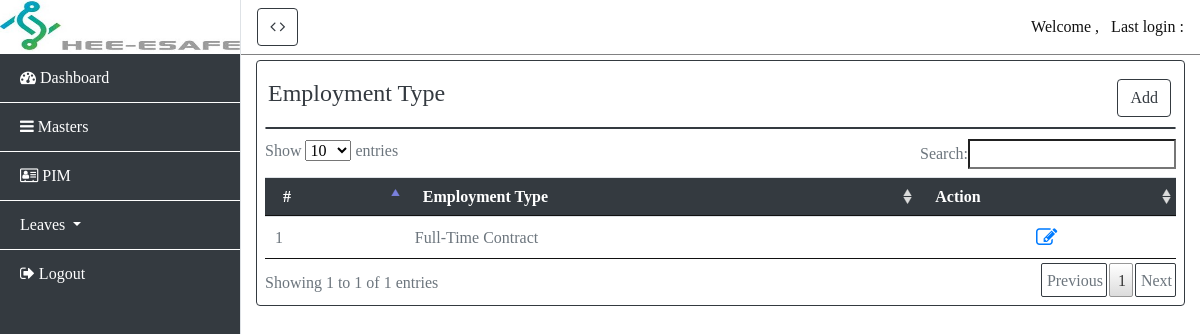
Before: /masters/status/ with the older database file.
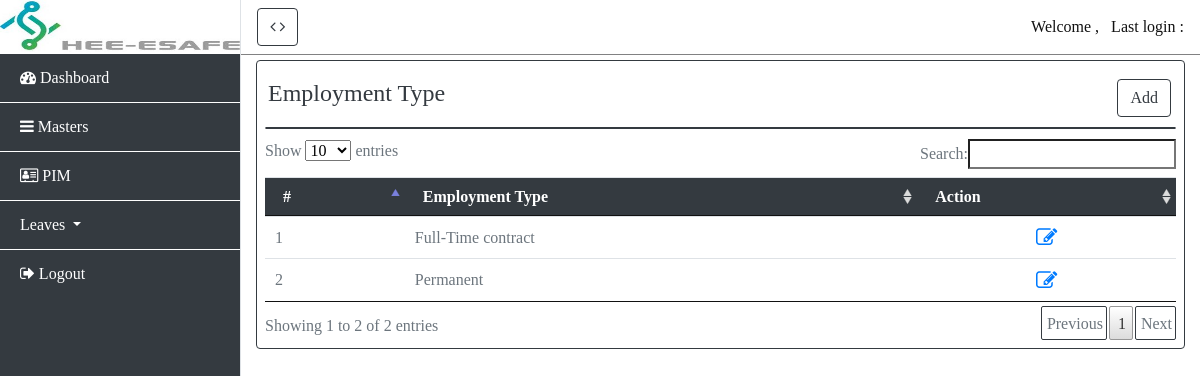
After: the same page with the newer database file.
### masters/models.py (models this page shows, shortened)
class Employmentstatus(models.Model):
    employementstatus = models.CharField(max_length=50)

### masters/views.py (the view)
# urls.py: path('status/', views.employementstatus, name = 'status'),
def employementstatus(request):
    if request.method == 'POST':
        status = Employmentstatus(employementstatus=request.POST['employementstatus'])
        status.save()
        return redirect('status')
    else:
        statuses = Employmentstatus.objects.all().order_by('employementstatus')
    return render(request,'employmentstatus.html',{'title':'status List','statuses':statuses})

### masters/templates/employmentstatus.html (shortened to what this page needs)
{% extends 'login/dashboard.html' %}
{% block content %}
<div class="container-fluid text-right" style="margin:10px;">
    <h4 style="float: left;margin-left: -22px;">Employment Type</h4>
    <button type="button" class="btn btn-primary" data-toggle="modal" data-target="#addjobstatus">
        Add
    </button>
</div>
<div class="card" style="margin: 10px 0px 10px 0px;"></div>
        <table id="example" class="table table-striped" style="width:100%">
        <thead>
            <tr>
                <th>#</th>
                <th>Employment Type</th>
                <th>Action</th>
            </tr>
        </thead>
        <tbody>
            {% for status in statuses %}
            <tr>
                <td>{{ forloop.counter }}</td>
                <td>{{ status.employementstatus }}</td>
                <td style="text-align: center;" data-toggle="tooltip" title="Click to edit">
                    <a href="#" data-toggle="modal" data-target="#editjobstatus{{ status.id }}"><i
                            class="fa fa-pencil-square-o fa-lg" aria-hidden="true"></i></a>
                </td>
            </tr>
            {% endfor %}
        </tbody>
    </table>
</div>
{% endblock %}

Changed rows visible on the page:
removed Employmentstatus: employementstatus "Full-Time Contract"
added Employmentstatus: employementstatus "Full-Time contract"
added Employmentstatus: employementstatus "Permanent"
Other visible differences:
text written by a page script: "Show entries Search: Showing 1 to 1 of 1 entries Previous 1 Next" → "Show entries Search: Showing 1 to 2 of 2 entries Previous 1 Next"
